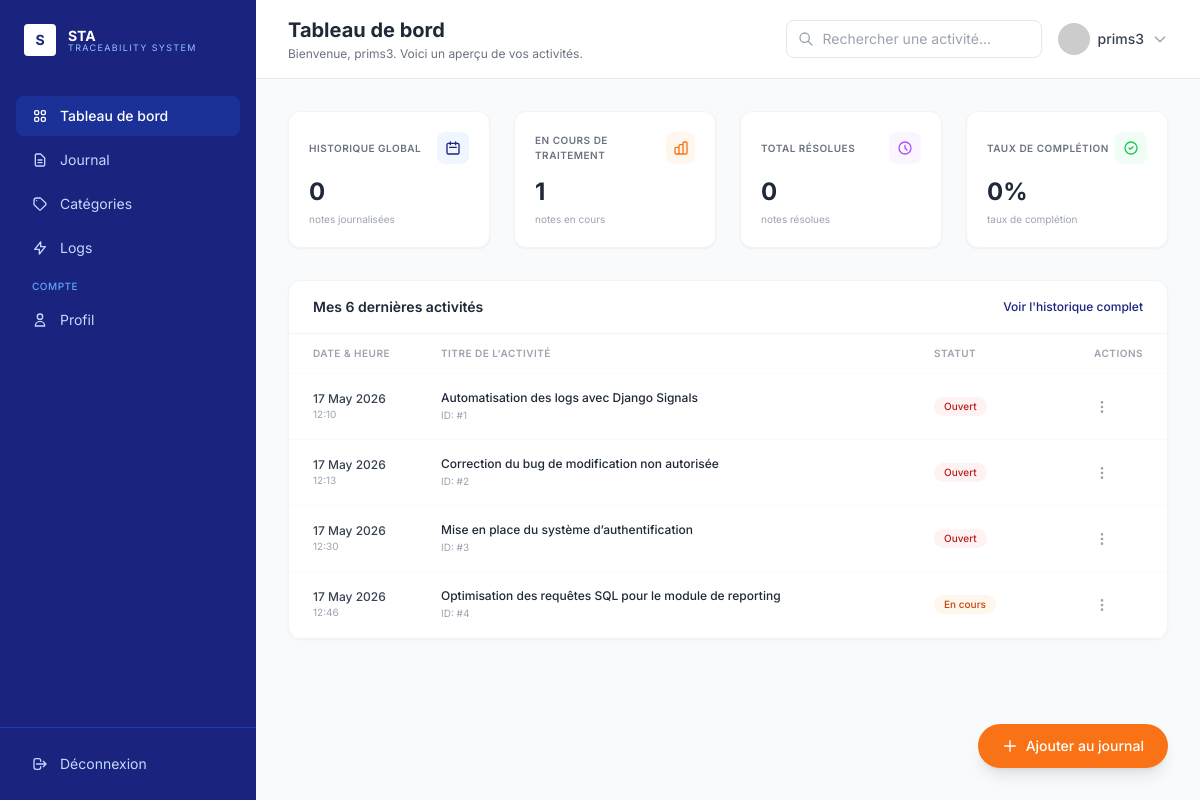
/dashboard/ (signed in), run on an earlier commit of the app's database.
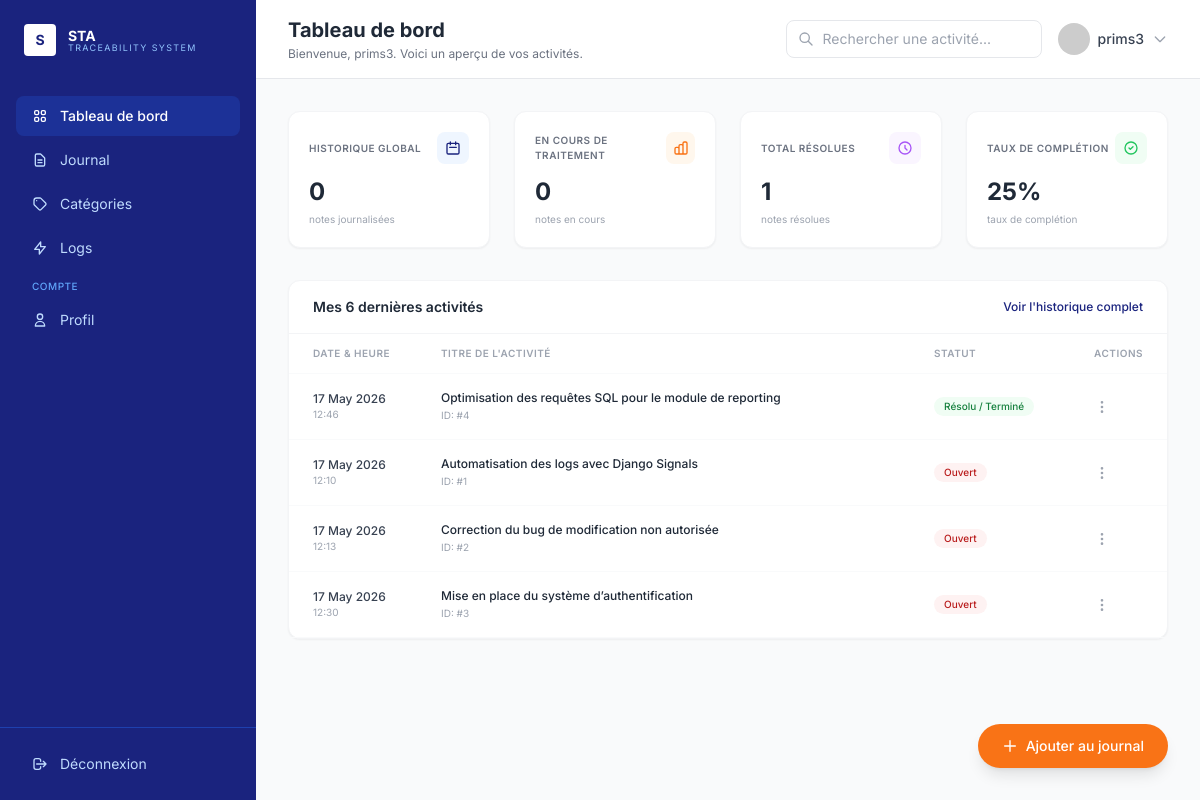
And on a later commit of the database.
### app/models.py (models this page shows, shortened)
class Journal(models.Model):
    PRIORITY_CHOICES = [
        ('basse', 'Basse'),
        ('normale', 'Normale'),
        ('haute', 'Haute'),
    ]
    STATUT_CHOICES = [
        ('ouvert', 'Ouvert'),
        ('en_cours', 'En cours'),
        ('resolu', 'Résolu / Terminé'),
    ]
    titre = models.CharField(max_length=200, verbose_name="Titre de l'activité")
    contenu = models.TextField(verbose_name="Description détaillée")
    image = models.ImageField(upload_to='journaux/%Y/%m/%d/', blank=True, null=True, verbose_name="Image de preuve")
    priorite = models.CharField(max_length=10, choices=PRIORITY_CHOICES, default='normale')
    statut = models.CharField(max_length=15, choices=STATUT_CHOICES, default='ouvert')
    categorie = models.ForeignKey(Categorie, on_delete=models.SET_NULL, null=True, blank=True, related_name='journaux', verbose_name="Catégorie")
    auteur = models.ForeignKey(User, on_delete=models.CASCADE, related_name='journaux')
    date_creation = models.DateTimeField(auto_now_add=True, verbose_name="Créé le")
    date_modification = models.DateTimeField(auto_now=True, verbose_name="Modifié le")
    class Meta:
        ordering = ['-date_creation']
        verbose_name = "Entrée de journal"
        verbose_name_plural = "Entrées de journal"

### app/views.py (the view)
# urls.py: path("dashboard/", DashboardView.as_view(), name="dashboard"),
class DashboardView(LoginRequiredMixin, generic.TemplateView):
    template_name = "dashboard.html"
    def get_context_data(self, **kwargs):
        context = super().get_context_data(**kwargs)
        all_entries = Journal.objects.select_related('categorie').all()
        stats = all_entries.aggregate(
            opened=Count('id', filter=Q(statut='ouvert')),
            in_progress=Count('id', filter=Q(statut='en_cours')),
            resolved=Count('id', filter=Q(statut='resolu'))
        )
        total_actions = ActionLog.objects.count()
        completion_rate = 0
        total_current = all_entries.count()
        if total_current > 0:
            completion_rate = (stats['resolved'] / total_current) * 100
        context['total_entries'] = total_actions  # Utilise le compte de l'historique
        context['open_entries'] = stats['opened']
        context['in_progress_entries'] = stats['in_progress']
        context['resolved_entries'] = stats['resolved']
        context['completion_rate'] = round(completion_rate)
        context['categories'] = Categorie.objects.all()
        context['recent_activities'] = all_entries.order_by('-date_modification')[:6]
        return context

### app/templates/dashboard.html (shortened to what the changed rows need)
<!DOCTYPE html>
<html lang="fr">
<head>
    <script src="https://cdn.tailwindcss.com"></script>
</head>
<body class="bg-gray-50 flex min-h-screen">
    <main class="flex-1 ml-64">
        <header class="bg-white border-b border-gray-200 px-8 py-4 flex items-center justify-between">
            <div>
                <h1 class="text-xl font-bold text-gray-800">Tableau de bord</h1>
            </div>
        </header>
        <div class="p-8">
            <div class="grid grid-cols-4 gap-6 mb-8">
                <div class="bg-white rounded-xl p-5 border border-gray-100 shadow-sm">
                    <div class="flex items-center justify-between mb-3">
                        <span class="text-[10px] text-gray-500 uppercase tracking-wider font-semibold">En cours de traitement</span>
                        <div class="w-8 h-8 bg-orange-50 rounded-lg flex items-center justify-center">
                        </div>
                    </div>
                    <div class="text-2xl font-bold text-gray-800">{{ in_progress_entries }}</div>
                    <div class="text-[10px] text-gray-400 mt-1">notes en cours</div>
                </div>
                <div class="bg-white rounded-xl p-5 border border-gray-100 shadow-sm">
                    <div class="flex items-center justify-between mb-3">
                        <span class="text-[10px] text-gray-500 uppercase tracking-wider font-semibold">Total Résolues</span>
                        <div class="w-8 h-8 bg-purple-50 rounded-lg flex items-center justify-center">
                        </div>
                    </div>
                    <div class="text-2xl font-bold text-gray-800">{{ resolved_entries }}</div>
                    <div class="text-[10px] text-gray-400 mt-1">notes résolues</div>
                </div>
                <div class="bg-white rounded-xl p-5 border border-gray-100 shadow-sm">
                    <div class="flex items-center justify-between mb-3">
                        <span class="text-[10px] text-gray-500 uppercase tracking-wider font-semibold">Taux de complétion</span>
                        <div class="w-8 h-8 bg-green-50 rounded-lg flex items-center justify-center">
                        </div>
                    </div>
                    <div class="text-2xl font-bold text-gray-800">{{ completion_rate }}%</div>
                    <div class="text-[10px] text-gray-400 mt-1">taux de complétion</div>
                </div>
            </div>
            <div class="bg-white rounded-xl border border-gray-100 shadow-sm">
                <div class="px-6 py-4 border-b border-gray-100 flex items-center justify-between">
                    <h2 class="text-sm font-semibold text-gray-800">Mes 6 dernières activités</h2>
                </div>
                <table class="w-full">
                    <thead>
                        <tr class="border-b border-gray-50">
                            <th class="text-left px-6 py-3 text-[10px] text-gray-400 uppercase tracking-wider font-semibold w-32">Date & Heure</th>
                            <th class="text-left px-6 py-3 text-[10px] text-gray-400 uppercase tracking-wider font-semibold">Titre de l'activité</th>
                            <th class="text-left px-6 py-3 text-[10px] text-gray-400 uppercase tracking-wider font-semibold w-40">Statut</th>
                            <th class="text-right px-6 py-3 text-[10px] text-gray-400 uppercase tracking-wider font-semibold w-16">Actions</th>
                        </tr>
                    </thead>
                    <tbody>
                        {% for activity in recent_activities %}
                        <tr class="border-b border-gray-50 hover:bg-gray-50/50 transition-colors">
                            <td class="px-6 py-4">
                                <div class="text-xs font-medium text-gray-700">{{ activity.date_creation|date:"d M Y" }}</div>
                                <div class="text-[10px] text-gray-400">{{ activity.date_creation|date:"H:i" }}</div>
                            </td>
                            <td class="px-6 py-4">
                                <div class="text-xs font-medium text-gray-800">{{ activity.titre }}</div>
                                <div class="text-[10px] text-gray-400 mt-0.5">ID: #{{ activity.id }}</div>
                            </td>
                            <td class="px-6 py-4">
                                <div class="flex items-center gap-2">
                                    <span class="inline-flex items-center px-2.5 py-0.5 rounded-full text-[10px] font-medium
                                        {% if activity.statut == 'ouvert' %}bg-red-50 text-red-700
                                        {% elif activity.statut == 'en_cours' %}bg-orange-50 text-orange-700
                                        {% elif activity.statut == 'resolu' %}bg-green-50 text-green-700
                                        {% else %}bg-gray-50 text-gray-700{% endif %}">
                                        {{ activity.get_statut_display }}
                                    </span>
                                </div>
                            </td>
                            <td class="px-6 py-4 text-right">
                                <a href="{% url 'journal_detail' activity.pk %}" class="text-gray-400 hover:text-gray-600">
                                    <svg xmlns="http://www.w3.org/2000/svg" class="h-4 w-4" fill="none" viewBox="0 0 24 24" stroke="currentColor">
                                        <path stroke-linecap="round" stroke-linejoin="round" stroke-width="2" d="M12 5v.01M12 12v.01M12 19v.01M12 6a1 1 0 110-2 1 1 0 010 2zm0 7a1 1 0 110-2 1 1 0 010 2zm0 7a1 1 0 110-2 1 1 0 010 2z" />
                                    </svg>
                                </a>
                            </td>
                        </tr>
                        {% empty %}
                        <tr>
                            <td colspan="5" class="px-6 py-4 text-center text-gray-500 text-sm">Aucune activité récente.</td>
                        </tr>
                        {% endfor %}
                    </tbody>
                </table>
            </div>
        </div>
    </main>
</body>
</html>

What changed in the data, as far as the page shows it:
changed Journal "Optimisation des requêtes SQL pour le module de reporting": statut "En cours" → "Résolu / Terminé"; moves up the list
Also different on the page:
{{ in_progress_entries }}: "1" → "0"
{{ resolved_entries }}: "0" → "1"
{{ completion_rate }}: "0" → "25"
